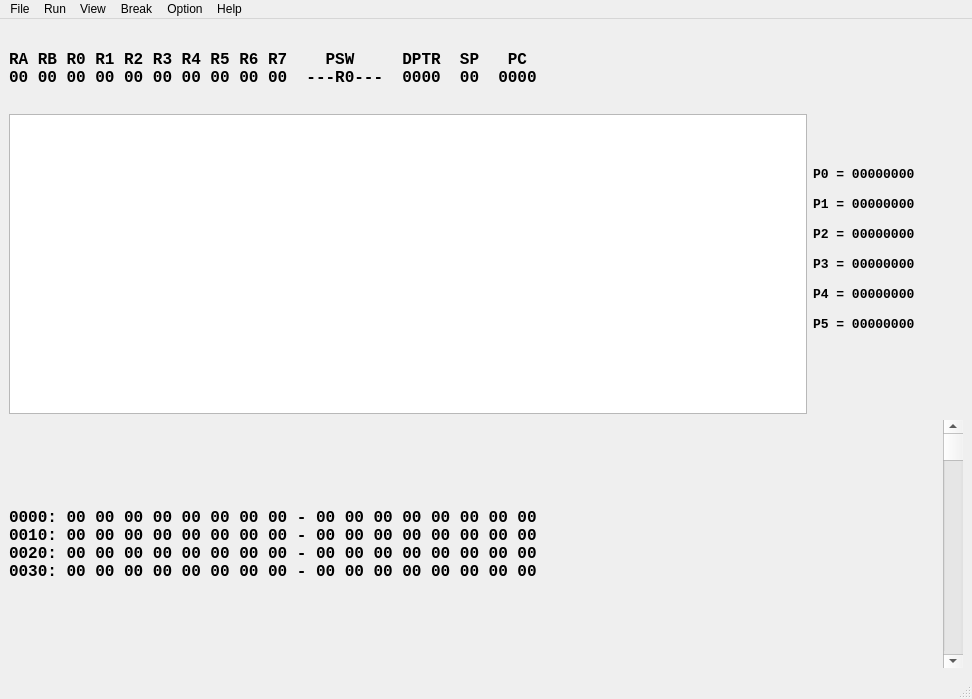
<?xml version="1.0" encoding="UTF-8"?>
<ui version="4.0">
 <class>MainWindow</class>
 <widget class="QMainWindow" name="MainWindow">
  <property name="windowModality">
   <enum>Qt::WindowModal</enum>
  </property>
  <property name="enabled">
   <bool>true</bool>
  </property>
  <property name="geometry">
   <rect>
    <x>0</x>
    <y>0</y>
    <width>972</width>
    <height>699</height>
   </rect>
  </property>
  <property name="sizePolicy">
   <sizepolicy hsizetype="Expanding" vsizetype="Expanding">
    <horstretch>0</horstretch>
    <verstretch>0</verstretch>
   </sizepolicy>
  </property>
  <property name="maximumSize">
   <size>
    <width>16777215</width>
    <height>16777215</height>
   </size>
  </property>
  <property name="windowTitle">
   <string>Debugger 51</string>
  </property>
  <widget class="QWidget" name="centralwidget">
   <property name="minimumSize">
    <size>
     <width>800</width>
     <height>600</height>
    </size>
   </property>
   <property name="maximumSize">
    <size>
     <width>16777215</width>
     <height>16777215</height>
    </size>
   </property>
   <layout class="QGridLayout" name="gridLayout_2">
    <item row="0" column="0">
     <layout class="QGridLayout" name="gridLayout">
      <property name="sizeConstraint">
       <enum>QLayout::SetNoConstraint</enum>
      </property>
      <item row="2" column="0">
       <layout class="QHBoxLayout" name="horizontalLayout" stretch="1,0">
        <item>
         <widget class="QListWidget" name="listWidget_ASM">
          <property name="minimumSize">
           <size>
            <width>0</width>
            <height>300</height>
           </size>
          </property>
          <property name="maximumSize">
           <size>
            <width>16777215</width>
            <height>16777215</height>
           </size>
          </property>
          <property name="font">
           <font>
            <family>Courier New</family>
            <weight>75</weight>
            <bold>true</bold>
           </font>
          </property>
         </widget>
        </item>
        <item>
         <widget class="QLabel" name="label_Port">
          <property name="sizePolicy">
           <sizepolicy hsizetype="Fixed" vsizetype="Expanding">
            <horstretch>0</horstretch>
            <verstretch>0</verstretch>
           </sizepolicy>
          </property>
          <property name="minimumSize">
           <size>
            <width>150</width>
            <height>300</height>
           </size>
          </property>
          <property name="maximumSize">
           <size>
            <width>16777215</width>
            <height>16777215</height>
           </size>
          </property>
          <property name="font">
           <font>
            <family>Courier New</family>
            <pointsize>10</pointsize>
            <weight>75</weight>
            <bold>true</bold>
            <kerning>true</kerning>
           </font>
          </property>
          <property name="text">
           <string>P0 = 00000000

P1 = 00000000

P2 = 00000000

P3 = 00000000

P4 = 00000000

P5 = 00000000

</string>
          </property>
          <property name="scaledContents">
           <bool>false</bool>
          </property>
          <property name="wordWrap">
           <bool>false</bool>
          </property>
         </widget>
        </item>
       </layout>
      </item>
      <item row="3" column="0">
       <layout class="QHBoxLayout" name="horizontalLayout_RAM" stretch="0,1">
        <item>
         <widget class="QLabel" name="label_RAM">
          <property name="sizePolicy">
           <sizepolicy hsizetype="Expanding" vsizetype="Fixed">
            <horstretch>0</horstretch>
            <verstretch>0</verstretch>
           </sizepolicy>
          </property>
          <property name="minimumSize">
           <size>
            <width>0</width>
            <height>100</height>
           </size>
          </property>
          <property name="maximumSize">
           <size>
            <width>16777215</width>
            <height>100</height>
           </size>
          </property>
          <property name="font">
           <font>
            <family>Courier New</family>
            <pointsize>12</pointsize>
            <weight>75</weight>
            <bold>true</bold>
           </font>
          </property>
          <property name="text">
           <string>0000: 00 00 00 00 00 00 00 00 - 00 00 00 00 00 00 00 00
0010: 00 00 00 00 00 00 00 00 - 00 00 00 00 00 00 00 00
0020: 00 00 00 00 00 00 00 00 - 00 00 00 00 00 00 00 00
0030: 00 00 00 00 00 00 00 00 - 00 00 00 00 00 00 00 00</string>
          </property>
         </widget>
        </item>
        <item>
         <widget class="QScrollBar" name="verticalScrollBar_RAM">
          <property name="sizePolicy">
           <sizepolicy hsizetype="Fixed" vsizetype="Expanding">
            <horstretch>0</horstretch>
            <verstretch>0</verstretch>
           </sizepolicy>
          </property>
          <property name="minimumSize">
           <size>
            <width>20</width>
            <height>0</height>
           </size>
          </property>
          <property name="maximumSize">
           <size>
            <width>16777215</width>
            <height>16777215</height>
           </size>
          </property>
          <property name="font">
           <font>
            <family>Courier New</family>
            <weight>75</weight>
            <bold>true</bold>
           </font>
          </property>
          <property name="maximum">
           <number>1023</number>
          </property>
          <property name="singleStep">
           <number>1</number>
          </property>
          <property name="pageStep">
           <number>10</number>
          </property>
          <property name="sliderPosition">
           <number>0</number>
          </property>
          <property name="orientation">
           <enum>Qt::Vertical</enum>
          </property>
         </widget>
        </item>
       </layout>
      </item>
      <item row="1" column="0">
       <widget class="QLabel" name="label_Reg">
        <property name="sizePolicy">
         <sizepolicy hsizetype="Expanding" vsizetype="Fixed">
          <horstretch>0</horstretch>
          <verstretch>0</verstretch>
         </sizepolicy>
        </property>
        <property name="minimumSize">
         <size>
          <width>0</width>
          <height>80</height>
         </size>
        </property>
        <property name="maximumSize">
         <size>
          <width>16777215</width>
          <height>16777215</height>
         </size>
        </property>
        <property name="font">
         <font>
          <family>Courier New</family>
          <pointsize>12</pointsize>
          <weight>75</weight>
          <bold>true</bold>
         </font>
        </property>
        <property name="text">
         <string>RA RB R0 R1 R2 R3 R4 R5 R6 R7    PSW     DPTR  SP   PC
00 00 00 00 00 00 00 00 00 00  ---R0---  0000  00  0000</string>
        </property>
       </widget>
      </item>
     </layout>
    </item>
   </layout>
  </widget>
  <widget class="QMenuBar" name="menubar">
   <property name="geometry">
    <rect>
     <x>0</x>
     <y>0</y>
     <width>972</width>
     <height>23</height>
    </rect>
   </property>
   <widget class="QMenu" name="menu">
    <property name="title">
     <string>File</string>
    </property>
    <addaction name="actionOpen"/>
    <addaction name="actionLoad"/>
   </widget>
   <widget class="QMenu" name="menuRun">
    <property name="title">
     <string>Run</string>
    </property>
    <addaction name="actionRun"/>
    <addaction name="actionStep_Run"/>
    <addaction name="actionStep_Function_Run"/>
   </widget>
   <widget class="QMenu" name="menuView">
    <property name="title">
     <string>View</string>
    </property>
    <addaction name="actionUpdate_RAM"/>
    <addaction name="actionUpdate_Port"/>
    <addaction name="actionUpdate_Register"/>
   </widget>
   <widget class="QMenu" name="menuBreak">
    <property name="title">
     <string>Break</string>
    </property>
    <addaction name="actionMake_BreakPoint"/>
    <addaction name="actionClean_All_Break_Point"/>
   </widget>
   <widget class="QMenu" name="menuOption">
    <property name="title">
     <string>Option</string>
    </property>
    <addaction name="actionOpen_Port"/>
   </widget>
   <widget class="QMenu" name="menuHelp">
    <property name="title">
     <string>Help</string>
    </property>
   </widget>
   <addaction name="menu"/>
   <addaction name="menuRun"/>
   <addaction name="menuView"/>
   <addaction name="menuBreak"/>
   <addaction name="menuOption"/>
   <addaction name="menuHelp"/>
  </widget>
  <widget class="QStatusBar" name="statusbar"/>
  <action name="actionNew_File">
   <property name="text">
    <string>New File</string>
   </property>
  </action>
  <action name="actionOpen">
   <property name="text">
    <string>Open Hex File</string>
   </property>
  </action>
  <action name="actionRecent_File">
   <property name="text">
    <string>Recent File</string>
   </property>
  </action>
  <action name="actionLoad">
   <property name="text">
    <string>Load Lst File</string>
   </property>
  </action>
  <action name="actionMake_BreakPoint">
   <property name="text">
    <string>Make BreakPoint</string>
   </property>
  </action>
  <action name="actionRun">
   <property name="text">
    <string>Run</string>
   </property>
   <property name="shortcut">
    <string>F5</string>
   </property>
  </action>
  <action name="actionStep_Run">
   <property name="text">
    <string>Step Run</string>
   </property>
   <property name="shortcut">
    <string>F6</string>
   </property>
  </action>
  <action name="actionStep_Function_Run">
   <property name="text">
    <string>Step Function Run</string>
   </property>
   <property name="shortcut">
    <string>F7</string>
   </property>
  </action>
  <action name="actionUpdateregister">
   <property name="text">
    <string>Updateregister</string>
   </property>
  </action>
  <action name="actionUpdate_RAM">
   <property name="text">
    <string>Update RAM</string>
   </property>
  </action>
  <action name="actionUpdate_Port">
   <property name="text">
    <string>Update Port</string>
   </property>
  </action>
  <action name="actionUpdate_ASM">
   <property name="text">
    <string>Update ASM</string>
   </property>
  </action>
  <action name="actionList_Port">
   <property name="text">
    <string>List Port</string>
   </property>
  </action>
  <action name="actionOpen_Port">
   <property name="text">
    <string>Open Port</string>
   </property>
  </action>
  <action name="actionClean_All_Break_Point">
   <property name="text">
    <string>Clean All Break Point</string>
   </property>
  </action>
  <action name="actionUpdate_Register">
   <property name="text">
    <string>Update Register</string>
   </property>
   <property name="iconText">
    <string>Update Register</string>
   </property>
  </action>
 </widget>
 <resources/>
 <connections/>
</ui>
